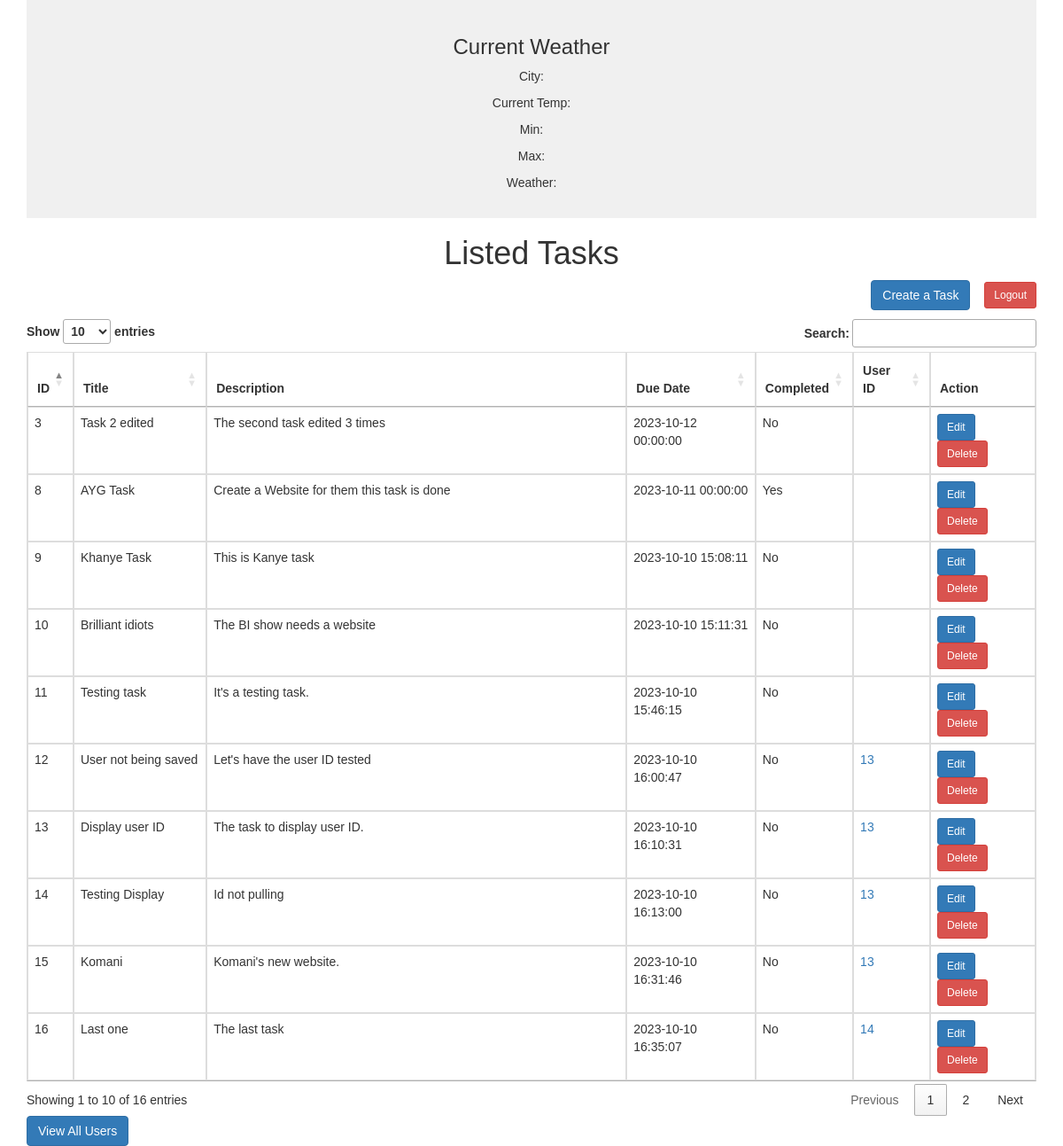
/viewAllTasks.php, run on the app's committed database.
### tables this page shows
CREATE TABLE `tasks` (
  `id` int NOT NULL AUTO_INCREMENT,
  `title` varchar(255) NOT NULL,
  `description` text,
  `user_id` int DEFAULT NULL,
  `completed` tinyint(1) DEFAULT '0',
  `created_at` timestamp NULL DEFAULT CURRENT_TIMESTAMP,
  `updated_at` timestamp NULL DEFAULT CURRENT_TIMESTAMP ON UPDATE CURRENT_TIMESTAMP,
  `due_date` timestamp NULL,
  PRIMARY KEY (`id`),
  KEY `user_id` (`user_id`),
  CONSTRAINT `tasks_ibfk_1` FOREIGN KEY (`user_id`) REFERENCES `users` (`id`)
);

### Task.php (called while the page is built, shortened)
<?php
require 'Connection.php';
class Task
{
    private $id;
    private $title;
    private $description;
    private $dueDate;
    private $userId;
    private $completed;
    public function setId($id)
    {
        $this->id = $id;
    }
    public function getId()
    {
        return $this->id;
    }
    public function setTitle($title)
    {
        $title = trim($title);
        if (!empty($title)) {
            $this->title = $title;
        } else {
            throw new InvalidArgumentException('Title cannot be empty');
        }
    }
    public function getTitle()
    {
        return $this->title;
    }
    public function setDescription($description)
    {
        $this->description = $description;
    }
    public function getDescription()
    {
        return $this->description;
    }
    public function setDueDate($dueDate)
    {
        if (strtotime($dueDate)) {
            $this->dueDate = $dueDate;
        } else {
            throw new InvalidArgumentException('Invalid due date');
        }
    }
    public function getDueDate()
    {
        return $this->dueDate;
    }
    public function setUserId($userId)
    {
        $this->userId = $userId;
    }
    public function getUserId()
    {
        return $this->userId;
    }
    public function setCompleted($completed)
    {
        $this->completed = (bool)$completed;
    }
    public function isCompleted()
    {
        return $this->completed;
    }
    public static function getAllTasks()
    {
        global $db;
        $sql = "SELECT * FROM tasks";
        $result = $db->query($sql);
        $tasks = [];
        if ($result) {
            while ($row = $result->fetch_assoc()) {
                $task = new Task();
                $task->setId($row['id']);
                $task->setTitle($row['title']);
                $task->setDescription($row['description']);
                $task->setDueDate($row['due_date']);
                $task->setUserId($row['user_id']);
                $task->setCompleted($row['completed']);
                $tasks[] = $task;
            }
        }
        return $tasks;
    }
}

### viewAllTasks.php (the view, shortened to what this page needs)
<?php
require 'Task.php';
$apiKey = '4e8f3a3d6960a08f787632c2eca2e89f';
$city = 'Cape Town';
$taskClass = new Task();
?>
<!DOCTYPE html>
<html lang="en">
<head>
    <link rel="stylesheet" href="https://maxcdn.bootstrapcdn.com/bootstrap/3.3.7/css/bootstrap.min.css">
    <link rel="stylesheet" href="includes/styles.css">
    <link rel="stylesheet" href="https://cdn.datatables.net/1.13.6/css/jquery.dataTables.min.css">
</head>
<body>
    <div class="container">
        <?php $weatherData = getCurrentWeather($city, $apiKey); ?>
        <div style="background-color: #f0f0f0; padding: 20px; text-align: center;">
            <h3>Current Weather</h3>
            <p>City: <?php echo $weatherData["name"]; ?></p>
            <p>Current Temp: <?php echo $weatherData["main"]["temp"]; ?></p>
            <p>Min: <?php echo $weatherData["main"]["temp_min"]; ?></p>
            <p>Max: <?php echo $weatherData["main"]["temp_max"]; ?></p>
            <p>Weather: <?php echo $weatherData["weather"][0]["description"]; ?></p>
        </div>
        <h1 style=" text-align: center;">Listed Tasks</h1>
        <div id="logoutAndNewTask">
        <?php echo '<a href="createTask.php" class="btn btn-primary">Create a Task</a>'; ?>
            <button onclick="logoutNow()" class="btn btn-danger btn-sm" style="margin-left: 1em;">Logout</button>
        </div>
        <?php
        $alltasks = $taskClass->getAllTasks();
        if (empty($alltasks)) {
            echo '<a  href="createTask.php" class="btn btn-primary">Create a Task</a>';
        } else {
        ?>
            <table id="taskTable" class="table table-bordered">
                <thead>
                    <tr>
                        <th>ID</th>
                        <th>Title</th>
                        <th data-orderable="false">Description</th>
                        <th>Due Date</th>
                        <th>Completed</th>
                        <th>User ID</th>
                        <th data-orderable="false">Action</th>
                    </tr>
                </thead>
                <tbody>
                    <?php
                    $tasks = $taskClass->getAllTasks();
                    ?>
                    <?php foreach ($tasks as $task) : ?>
                        <tr id="viewTasksCols">
                            <td><?php echo $task->getId(); ?></td>
                            <td><?php echo $task->getTitle(); ?></td>
                            <td><?php echo $task->getDescription(); ?></td>
                            <td><?php echo $task->getDueDate(); ?></td>
                            <td><?php echo $task->isCompleted() ? 'Yes' : 'No'; ?></td>
                            <td>
                                <a href="viewUserDetails.php?user_id=<?php echo $task->getUserId(); ?>">
                                    <?php echo $task->getUserId(); ?>
                                </a>
                            </td>
                            <td>
                                <button onclick="editTask(<?php echo $task->getId(); ?>)" class="btn btn-primary btn-sm">Edit</button>
                                <button onclick="deleteTask(<?php echo $task->getId(); ?>)" class="btn btn-danger btn-sm">Delete</button>
                            </td>
                        </tr>
                    <?php endforeach; ?>
                </tbody>
            </table>
        <?php
        }
        echo '<a href="usersList.php" class="btn btn-primary">View All Users</a>';
        ?>
    </div>
</body>
</html>

### includes/styles.css (style rules this page uses)
* { margin: 0; padding: 0; box-sizing: border-box; font-family: 'Poppins', sans-serif; }
body { height: auto; display: flex; align-items: center; justify-content: center; }
#logoutAndNewTask { padding-bottom: 30px; float:right; padding-bottom: 10px; }
#viewTasksCols td { padding: 7px; }

### data on the page
tasks: id "3", title "Task 2 edited", description "The second task edited 3 times", due_date "2023-10-12 00:00:00", completed "No"
tasks: id "8", title "AYG Task", description "Create a Website for them this task is done", due_date "2023-10-11 00:00:00", completed "Yes"
tasks: id "9", title "Khanye Task", description "This is Kanye task", due_date "2023-10-10 15:08:11", completed "No"
tasks: id "10", title "Brilliant idiots", description "The BI show needs a website", due_date "2023-10-10 15:11:31", completed "No"
tasks: id "11", title "Testing task", description "It's a testing task.", due_date "2023-10-10 15:46:15", completed "No"
tasks: id "12", title "User not being saved", description "Let's have the user ID tested", due_date "2023-10-10 16:00:47", completed "No", user "13"
tasks: id "13", title "Display user ID", description "The task to display user ID.", due_date "2023-10-10 16:10:31", completed "No", user "13"
tasks: id "14", title "Testing Display", description "Id not pulling", due_date "2023-10-10 16:13:00", completed "No", user "13"
tasks: id "15", title "Komani", description "Komani's new website.", due_date "2023-10-10 16:31:46", completed "No", user "13"
tasks: id "16", title "Last one", description "The last task", due_date "2023-10-10 16:35:07", completed "No", user "14"
